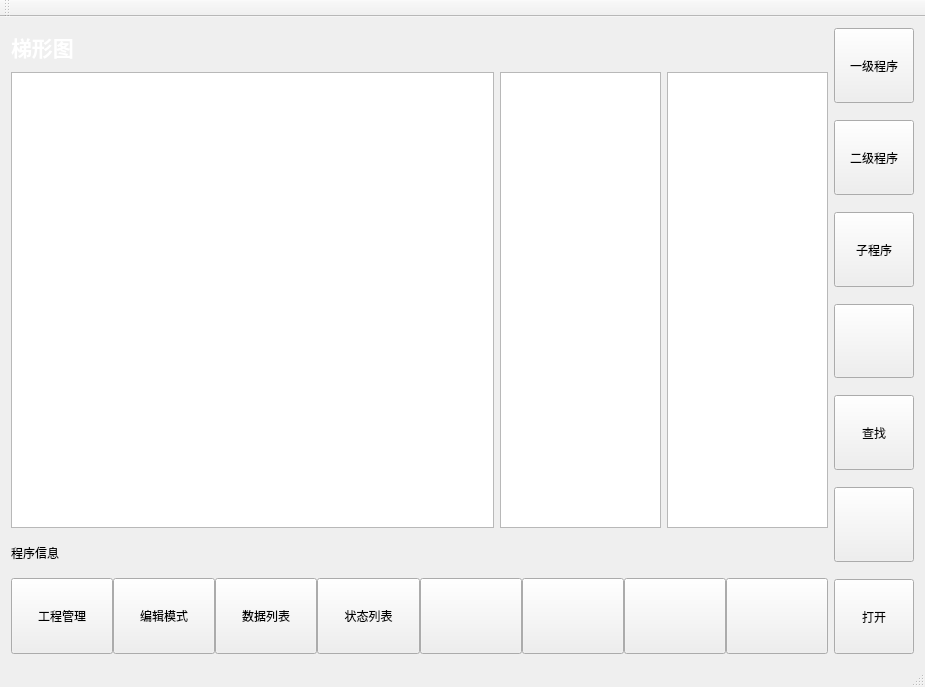
<?xml version="1.0" encoding="UTF-8"?>
<ui version="4.0">
 <class>MainWindow</class>
 <widget class="QMainWindow" name="MainWindow">
  <property name="geometry">
   <rect>
    <x>0</x>
    <y>0</y>
    <width>925</width>
    <height>687</height>
   </rect>
  </property>
  <property name="sizePolicy">
   <sizepolicy hsizetype="Preferred" vsizetype="Preferred">
    <horstretch>0</horstretch>
    <verstretch>0</verstretch>
   </sizepolicy>
  </property>
  <property name="windowTitle">
   <string>MainWindow</string>
  </property>
  <widget class="QWidget" name="centralWidget">
   <layout class="QHBoxLayout" name="horizontalLayout_2" stretch="11,1">
    <item>
     <layout class="QVBoxLayout" name="verticalLayout_2" stretch="1,12,1,2">
      <item>
       <widget class="QLabel" name="label_ladder">
        <property name="palette">
         <palette>
          <active>
           <colorrole role="WindowText">
            <brush brushstyle="SolidPattern">
             <color alpha="255">
              <red>255</red>
              <green>255</green>
              <blue>255</blue>
             </color>
            </brush>
           </colorrole>
           <colorrole role="Text">
            <brush brushstyle="SolidPattern">
             <color alpha="255">
              <red>255</red>
              <green>255</green>
              <blue>255</blue>
             </color>
            </brush>
           </colorrole>
          </active>
          <inactive>
           <colorrole role="WindowText">
            <brush brushstyle="SolidPattern">
             <color alpha="255">
              <red>255</red>
              <green>255</green>
              <blue>255</blue>
             </color>
            </brush>
           </colorrole>
           <colorrole role="Text">
            <brush brushstyle="SolidPattern">
             <color alpha="255">
              <red>255</red>
              <green>255</green>
              <blue>255</blue>
             </color>
            </brush>
           </colorrole>
          </inactive>
          <disabled>
           <colorrole role="WindowText">
            <brush brushstyle="SolidPattern">
             <color alpha="255">
              <red>120</red>
              <green>120</green>
              <blue>120</blue>
             </color>
            </brush>
           </colorrole>
           <colorrole role="Text">
            <brush brushstyle="SolidPattern">
             <color alpha="255">
              <red>120</red>
              <green>120</green>
              <blue>120</blue>
             </color>
            </brush>
           </colorrole>
          </disabled>
         </palette>
        </property>
        <property name="font">
         <font>
          <family>3ds</family>
          <pointsize>16</pointsize>
          <weight>75</weight>
          <bold>true</bold>
         </font>
        </property>
        <property name="text">
         <string>梯形图</string>
        </property>
        <property name="scaledContents">
         <bool>true</bool>
        </property>
       </widget>
      </item>
      <item>
       <layout class="QHBoxLayout" name="horizontalLayout_3" stretch="3,1,1">
        <item>
         <widget class="QTableView" name="tableView">
          <property name="styleSheet">
           <string notr="true">selection-background-color: rgb(255, 128, 0);
</string>
          </property>
         </widget>
        </item>
        <item>
         <widget class="QTreeView" name="treeView"/>
        </item>
        <item>
         <widget class="QTableView" name="tableView_2"/>
        </item>
       </layout>
      </item>
      <item>
       <widget class="QLabel" name="label_program_info">
        <property name="text">
         <string>程序信息</string>
        </property>
       </widget>
      </item>
      <item>
       <layout class="QHBoxLayout" name="horizontalLayout">
        <property name="spacing">
         <number>0</number>
        </property>
        <item>
         <widget class="QPushButton" name="pushButton_12">
          <property name="sizePolicy">
           <sizepolicy hsizetype="Expanding" vsizetype="Expanding">
            <horstretch>0</horstretch>
            <verstretch>0</verstretch>
           </sizepolicy>
          </property>
          <property name="text">
           <string>工程管理</string>
          </property>
         </widget>
        </item>
        <item>
         <widget class="QPushButton" name="pushButton_11">
          <property name="sizePolicy">
           <sizepolicy hsizetype="Expanding" vsizetype="Expanding">
            <horstretch>0</horstretch>
            <verstretch>0</verstretch>
           </sizepolicy>
          </property>
          <property name="text">
           <string>编辑模式</string>
          </property>
         </widget>
        </item>
        <item>
         <widget class="QPushButton" name="pushButton_10">
          <property name="sizePolicy">
           <sizepolicy hsizetype="Expanding" vsizetype="Expanding">
            <horstretch>0</horstretch>
            <verstretch>0</verstretch>
           </sizepolicy>
          </property>
          <property name="text">
           <string>数据列表</string>
          </property>
         </widget>
        </item>
        <item>
         <widget class="QPushButton" name="pushButton_13">
          <property name="sizePolicy">
           <sizepolicy hsizetype="Expanding" vsizetype="Expanding">
            <horstretch>0</horstretch>
            <verstretch>0</verstretch>
           </sizepolicy>
          </property>
          <property name="text">
           <string>状态列表</string>
          </property>
         </widget>
        </item>
        <item>
         <widget class="QPushButton" name="pushButton_15">
          <property name="sizePolicy">
           <sizepolicy hsizetype="Expanding" vsizetype="Expanding">
            <horstretch>0</horstretch>
            <verstretch>0</verstretch>
           </sizepolicy>
          </property>
          <property name="text">
           <string/>
          </property>
         </widget>
        </item>
        <item>
         <widget class="QPushButton" name="pushButton_16">
          <property name="sizePolicy">
           <sizepolicy hsizetype="Expanding" vsizetype="Expanding">
            <horstretch>0</horstretch>
            <verstretch>0</verstretch>
           </sizepolicy>
          </property>
          <property name="text">
           <string/>
          </property>
         </widget>
        </item>
        <item>
         <widget class="QPushButton" name="pushButton_14">
          <property name="sizePolicy">
           <sizepolicy hsizetype="Expanding" vsizetype="Expanding">
            <horstretch>0</horstretch>
            <verstretch>0</verstretch>
           </sizepolicy>
          </property>
          <property name="text">
           <string/>
          </property>
         </widget>
        </item>
        <item>
         <widget class="QPushButton" name="pushButton_9">
          <property name="sizePolicy">
           <sizepolicy hsizetype="Expanding" vsizetype="Expanding">
            <horstretch>0</horstretch>
            <verstretch>0</verstretch>
           </sizepolicy>
          </property>
          <property name="text">
           <string/>
          </property>
         </widget>
        </item>
       </layout>
      </item>
     </layout>
    </item>
    <item>
     <layout class="QVBoxLayout" name="verticalLayout">
      <property name="spacing">
       <number>17</number>
      </property>
      <item>
       <widget class="QPushButton" name="pushButton_3">
        <property name="sizePolicy">
         <sizepolicy hsizetype="Expanding" vsizetype="Expanding">
          <horstretch>0</horstretch>
          <verstretch>0</verstretch>
         </sizepolicy>
        </property>
        <property name="text">
         <string>一级程序</string>
        </property>
       </widget>
      </item>
      <item>
       <widget class="QPushButton" name="pushButton_2">
        <property name="sizePolicy">
         <sizepolicy hsizetype="Expanding" vsizetype="Expanding">
          <horstretch>0</horstretch>
          <verstretch>0</verstretch>
         </sizepolicy>
        </property>
        <property name="text">
         <string>二级程序</string>
        </property>
       </widget>
      </item>
      <item>
       <widget class="QPushButton" name="pushButton_4">
        <property name="sizePolicy">
         <sizepolicy hsizetype="Expanding" vsizetype="Expanding">
          <horstretch>0</horstretch>
          <verstretch>0</verstretch>
         </sizepolicy>
        </property>
        <property name="text">
         <string>子程序</string>
        </property>
       </widget>
      </item>
      <item>
       <widget class="QPushButton" name="pushButton_5">
        <property name="sizePolicy">
         <sizepolicy hsizetype="Expanding" vsizetype="Expanding">
          <horstretch>0</horstretch>
          <verstretch>0</verstretch>
         </sizepolicy>
        </property>
        <property name="text">
         <string/>
        </property>
       </widget>
      </item>
      <item>
       <widget class="QPushButton" name="pushButton_6">
        <property name="sizePolicy">
         <sizepolicy hsizetype="Expanding" vsizetype="Expanding">
          <horstretch>0</horstretch>
          <verstretch>0</verstretch>
         </sizepolicy>
        </property>
        <property name="text">
         <string>查找</string>
        </property>
       </widget>
      </item>
      <item>
       <widget class="QPushButton" name="pushButton_7">
        <property name="sizePolicy">
         <sizepolicy hsizetype="Expanding" vsizetype="Expanding">
          <horstretch>0</horstretch>
          <verstretch>0</verstretch>
         </sizepolicy>
        </property>
        <property name="text">
         <string/>
        </property>
       </widget>
      </item>
      <item>
       <widget class="QPushButton" name="button_open">
        <property name="sizePolicy">
         <sizepolicy hsizetype="Expanding" vsizetype="Expanding">
          <horstretch>0</horstretch>
          <verstretch>0</verstretch>
         </sizepolicy>
        </property>
        <property name="text">
         <string>打开</string>
        </property>
       </widget>
      </item>
     </layout>
    </item>
   </layout>
  </widget>
  <widget class="QMenuBar" name="menuBar">
   <property name="geometry">
    <rect>
     <x>0</x>
     <y>0</y>
     <width>925</width>
     <height>26</height>
    </rect>
   </property>
  </widget>
  <widget class="QToolBar" name="mainToolBar">
   <attribute name="toolBarArea">
    <enum>TopToolBarArea</enum>
   </attribute>
   <attribute name="toolBarBreak">
    <bool>false</bool>
   </attribute>
  </widget>
  <widget class="QStatusBar" name="statusBar"/>
 </widget>
 <layoutdefault spacing="6" margin="11"/>
 <resources/>
 <connections/>
</ui>
